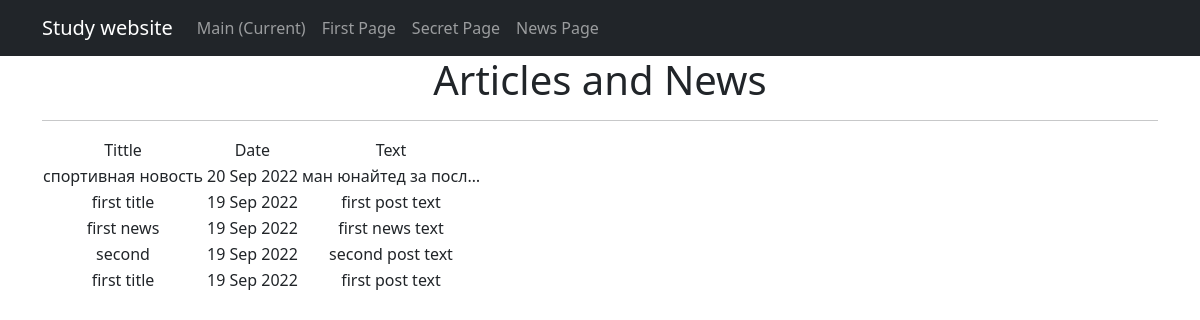
Page /news/ on the committed database.
### Newsapp/models.py (models this page shows, shortened)
class Post(models.Model):
    post_author = models.ForeignKey(Author, on_delete=models.CASCADE)
    post_choice = models.CharField(max_length=2,
                                   choices=POSITIONS,
                                   default=news)
    post_date = models.DateTimeField(auto_now_add=True)
    post_category = models.ManyToManyField(Category, through='PostCategory')
    post_title = models.CharField(max_length=30)
    post_text = models.TextField()
    post_rating = models.IntegerField(default=0)

### Newsapp/views.py (the view)
# urls.py: path('', PostList.as_view()),
class PostList(ListView):
    model = Post
    ordering = '-post_date'
    template_name = 'news.html'
    context_object_name = 'post_list'

### Newsapp/templatetags/custom_filters.py (called while the page is built)
@register.filter()
def censorship(value):
    badwords = ['бяка', 'козявка', 'какашка', 'лох', 'дерьмак']
    badstrs = [',', '.', ':', '-']
    value = ''.join((filter(lambda x: x not in badstrs, value)))
    value = value.lower().split()
    result = ''
    for x in value:
        if x not in badwords:
            result += x + ' '
        elif x in badwords:
            x = x.replace(x, x[:1] + (len(x) - 1) * '*')
            result += x + ' '
    return f'{result}'

### template/news.html (shortened to what this page needs)
{% extends 'flatpages/default.html' %}
{% load custom_filters %}
{% block content %}
   <h1>Articles and News</h1>
   <hr>
   {% if post_list %}
       <table>
           <tr>
               <td>Tittle</td>
                <td></td>
               <td>Date</td>
               <td></td>
               <td>Text</td>
           </tr>
           {% for post in post_list %}
           <tr>
               <td>{{ post.post_title|censorship }}</td>
                <td></td>
               <td>{{ post.post_date|date:'d M Y' }}</td>
               <td></td>
               <td>{{ post.post_text|truncatechars:20|censorship }}</td>
           </tr>
           {% endfor %}
       </table>
   {% else %}
       <h2>Nothing</h2>
   {% endif %}
{% endblock content %}

### template/flatpages/default.html (shortened to what this page needs)
<!DOCTYPE html>
<html lang="en">
    <head>
        {% load static%}
        <link href="{% static 'css/styles.css' %}" rel="stylesheet" />
    </head>
    <body>
        <nav class="navbar navbar-expand-lg navbar-dark bg-dark static-top">
           <div class="container">
               <a class="navbar-brand" href="#">Study website</a>
               <div class="collapse navbar-collapse" id="navbarResponsive">
                   <ul class="navbar-nav ml-auto">
                       <li class="nav-item active">
                           <a class="nav-link" href="#">Main
                               <span class="sr-only">(Current)</span>
                           </a>
                       </li>
                       <li class="nav-item">
                           <a class="nav-link" href="/first_page/">First Page</a>
                       </li>
                       <li class="nav-item">
                           <a class="nav-link" href="/secret_page/">Secret Page</a>
                       </li>
                       <li class="nav-item">
                           <a class="nav-link" href="/news/">News Page</a>
                       </li>
                   </ul>
               </div>
           </div>
        </nav>
        <div class="container">
            <div class="row">
                <div class="col-lg-12 text-center">
                    {% block content %}{% endblock content %}
                </div>
            </div>
        </div>
    </body>
</html>

### rows in the picture
Post: post_title|censorship "спортивная новость", post_date "20 Sep 2022", post_text|censorship "ман юнайтед за посл…"
Post: post_title|censorship "first title", post_date "19 Sep 2022", post_text|censorship "first post text"
Post: post_title|censorship "first news", post_date "19 Sep 2022", post_text|censorship "first news text"
Post: post_title|censorship "second", post_date "19 Sep 2022", post_text|censorship "second post text"
Post: post_title|censorship "first title", post_date "19 Sep 2022", post_text|censorship "first post text"
